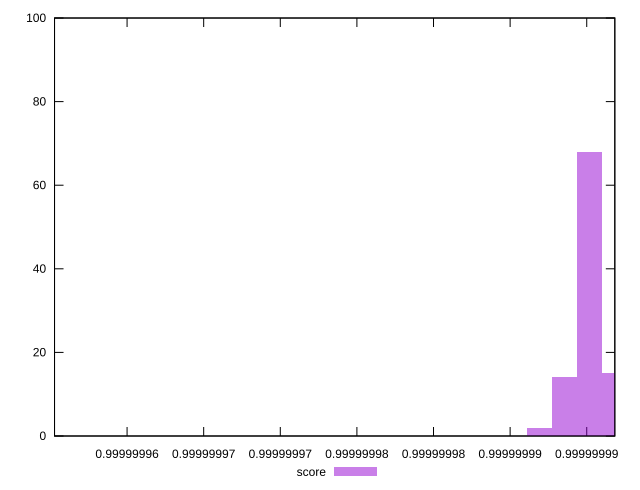

Write the gnuplot code that produced this figure.
reset

$score <<EOF
0.9999999951725177 68
0.9999999935512441 14
0.9999999967937913 15
0.9999999595044992 1
0.9999999919299706 2
EOF

set key outside below
set boxwidth 1.6212735710521358e-9
set xrange [0.9999999602657192:0.9999999968335389]
set yrange [0:100]
set trange [0:100]
set style fill transparent solid 0.5 noborder
set terminal svg size 640, 490 enhanced background rgb 'white'
set output "report_00007_2020-12-11T15:55:29.892Z/bootup-time/samples/pages+cached+noexternal+nosvg/score/histogram.svg"

plot $score title "score" with boxes

reset
